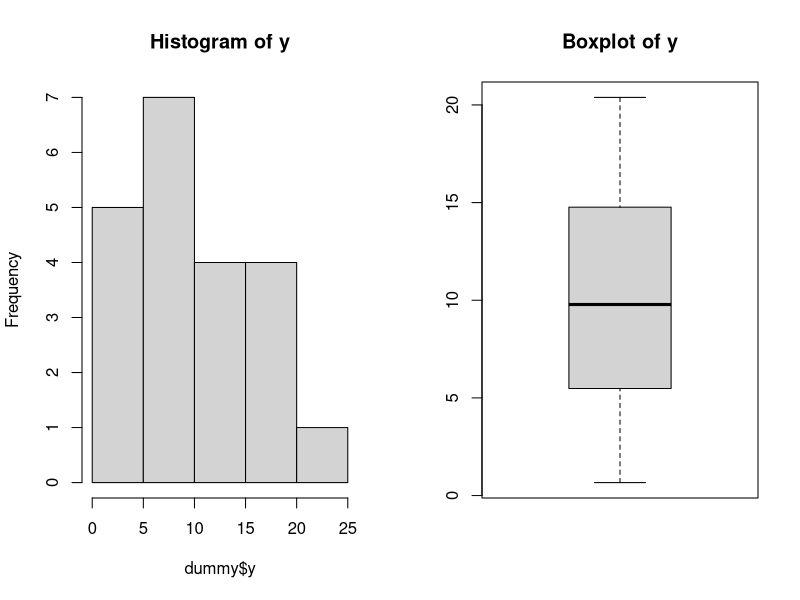
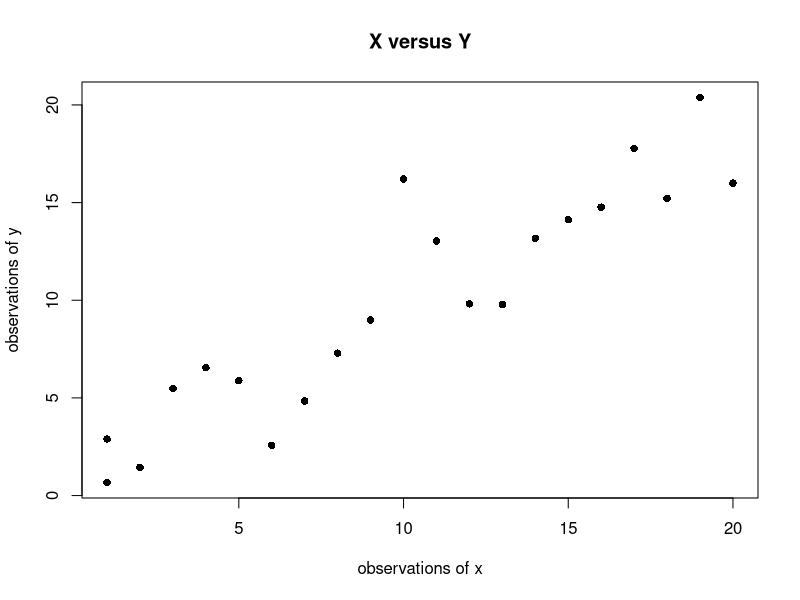
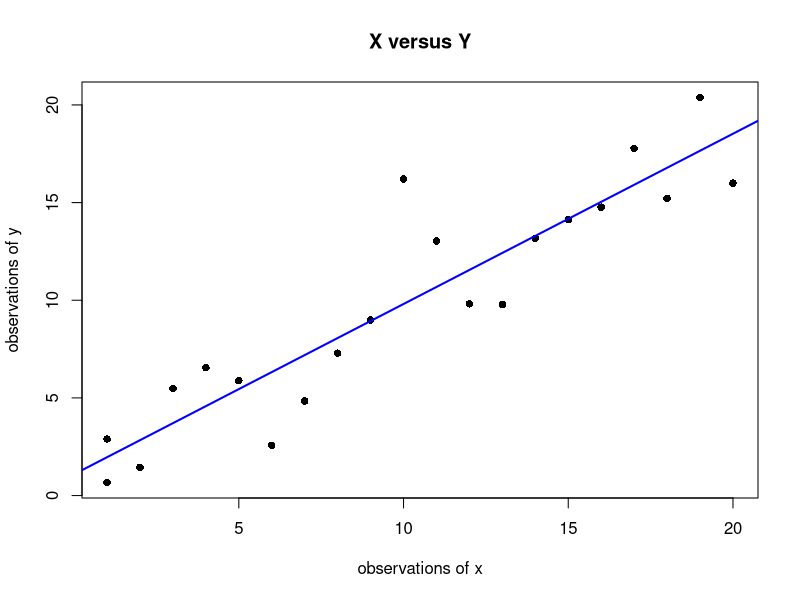
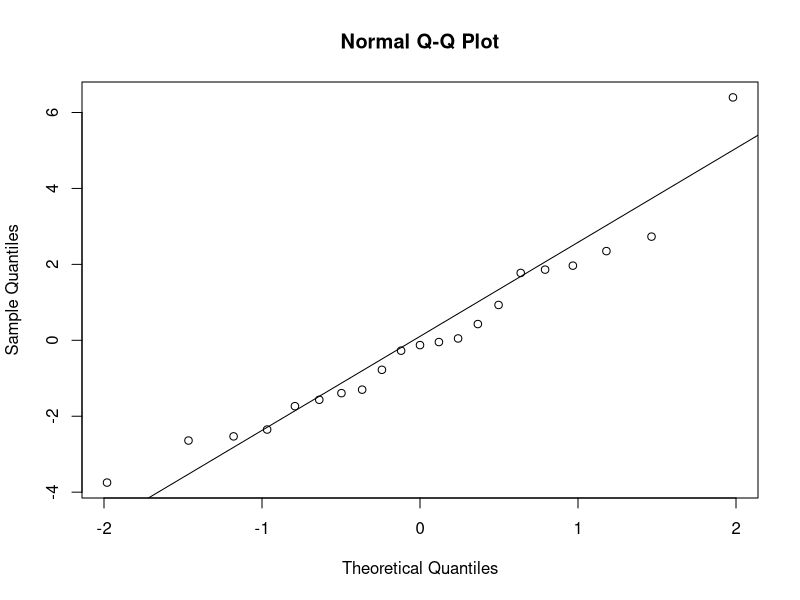
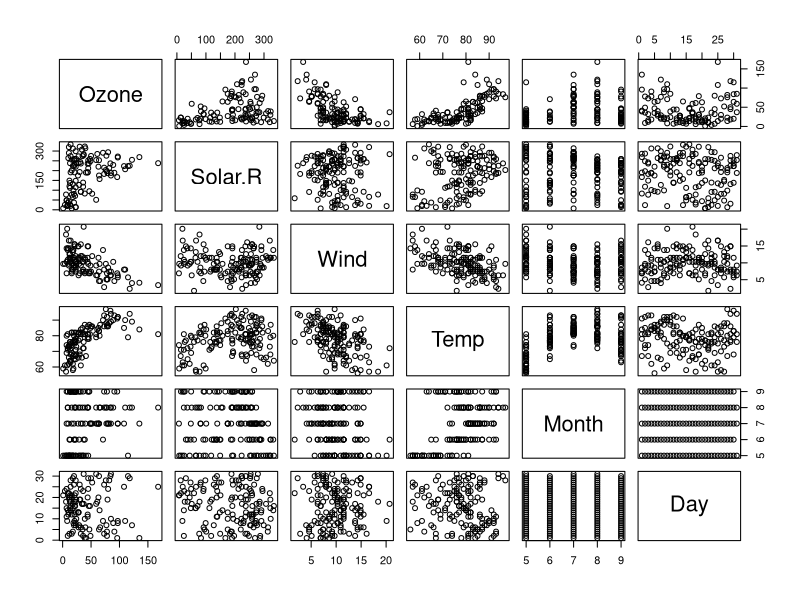
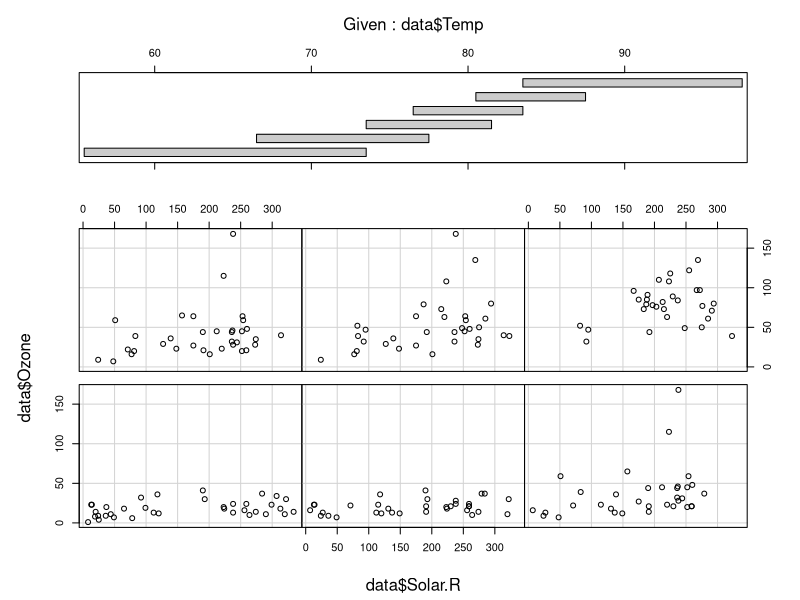
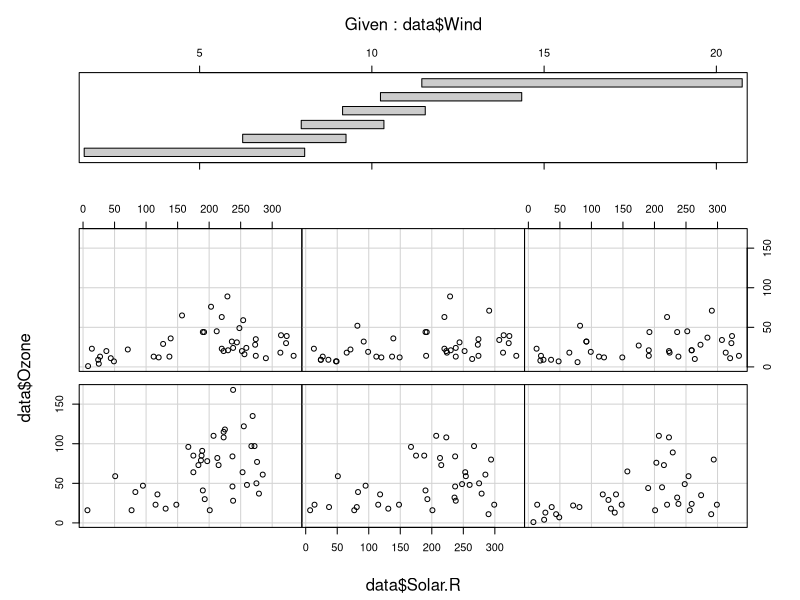
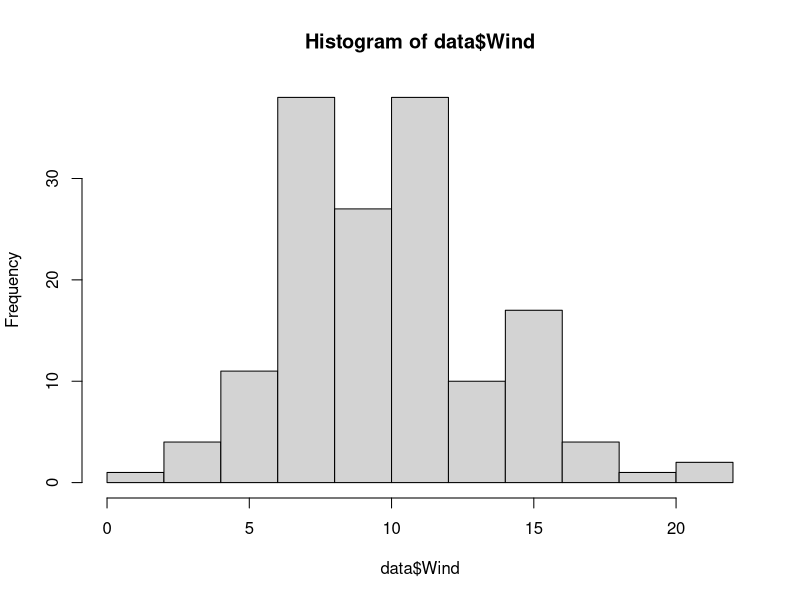

Write R code to recreate these figures, in order.
## EXERCISES 8 #####################################################################

# 8.1. Create a vector x of the values from 1 to 20.

x<-c(1:20, by=1)

# 8.2. Create a vector w <- 1 + sqrt(x)/2

w<- 1+sqrt(x)/2

# 8.3. Create a data frame called dummy, with columns x = x and y = x + rnorm(x)*w. To ensure we all get the same values, set the seed to 0. 

set.seed(0)
y<-x+rnorm(x)*w
dummy<-data.frame(x,y)

# 8.4. Create a histogram and a boxplot of y and plot them side-by-side on the same graphing region. Label the axes accordingly. Save your results as a Jpeg ???le

par(mfrow=c(1,2))
hist(dummy$y, main="Histogram of y")
boxplot(dummy$y, main="Boxplot of y")

# 8.5. Plot y versus x using an appropriate plotting command. Put a title on the graph and labels on the axes.

par(mfrow=c(1,1))
plot(dummy$x, dummy$y, ylab="observations of y", xlab = "observations of x", pch=16, main= "X versus Y")

# 8.6. Enter the command fm <- lm(y~x, data=dummy) to ???t a linear regression model. Add the estimated regression line to the current plot and make it the colour blue. 

fm<-lm(y~x, data=dummy)
plot(dummy$x, dummy$y, ylab="observations of y", xlab = "observations of x", pch=16, main= "X versus Y")
abline(coef(fm), lty=1, col="blue", lwd=2)

# 8.7 Extract the values of the residuals using resids <- resid(fm). Check that the residuals are normally distributed by creating a Q-Q plot. 

resids<-resid(fm)
qqnorm(resids)
qqline(resids)

# 8.8. The airquality data set in the base library has columns Ozone, Solar.R, Wind, Temp, Month and Day. Plot Ozone against Solar.R for each of THREE temperature ranges and each of THREE wind ranges. (Hint: Use coplot.) 

?airquality

data<-airquality
pairs(data[1:6]) # to get a fast visualization

coplot1<-(coplot(data$Ozone~data$Solar.R|data$Temp))

coplot2<-(coplot(data$Ozone~data$Solar.R|data$Wind))

# 8.9. Construct a histogram of Wind and overaly the density curve.

hist(data$Wind)
wind<-data$Wind

h<-hist(wind, breaks=10, xlab="Wind", main="Histogram with density curve")
xfit<-seq(min(wind), max(wind), length(4))
yfit<-dnorm(xfit, mean=mean(wind), sd=sd(wind))
yfit<-yfit*length(wind)

lines(xfit, yfit, col="red",lwd=2)

